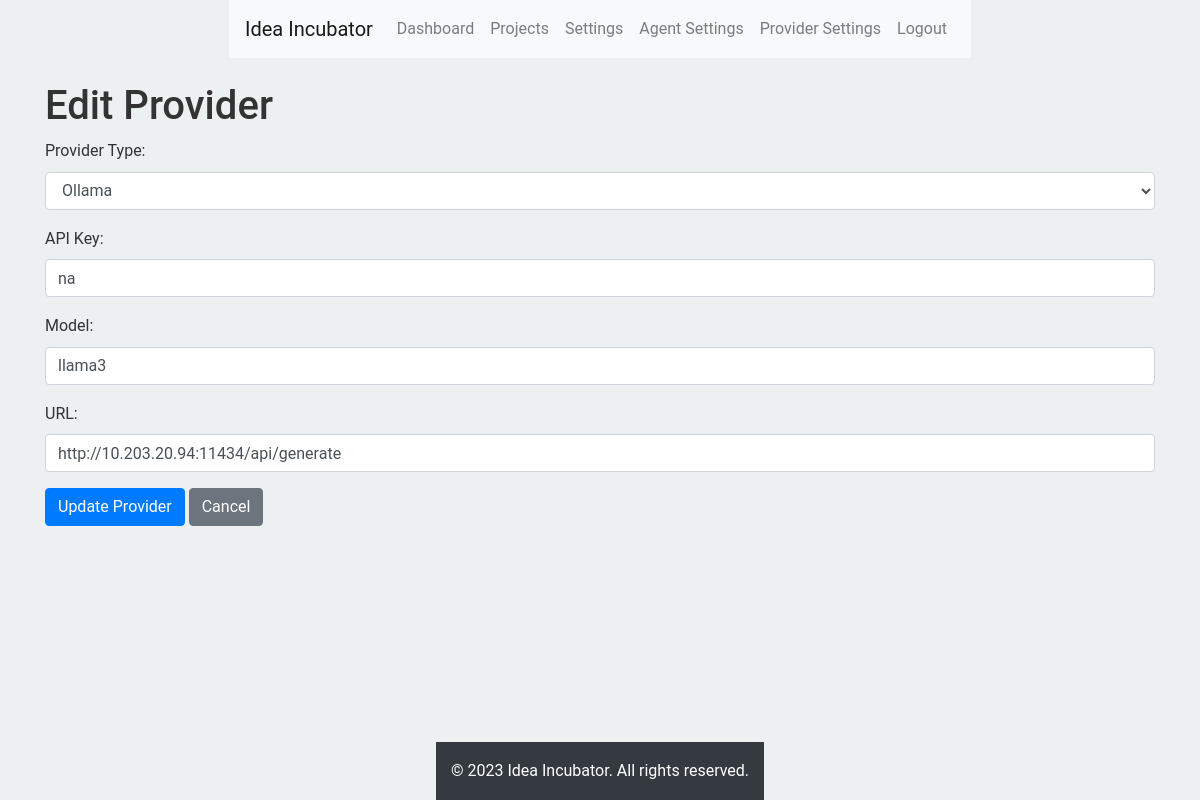
Screenshot of /edit_provider/1 (signed in) with the database file from the repository.
### models/models.py (models this page shows, shortened)
class Provider(db.Model):
    id = db.Column(db.Integer, primary_key=True)
    user_id = db.Column(db.Integer, db.ForeignKey('user.id'), nullable=False)
    provider_type = db.Column(db.String(20), nullable=False)
    api_key = db.Column(db.String(120), nullable=False)
    model = db.Column(db.String(50), nullable=False)
    url = db.Column(db.String(200), nullable=True)

### routes/providers.py (the view, shortened to what this page needs)
@routes.route("/edit_provider/<int:provider_id>", methods=["GET", "POST"])
@login_required
def edit_provider(provider_id):
    provider = Provider.query.get_or_404(provider_id)
    if provider.user_id != current_user.id:
        flash('You do not have permission to edit this provider.', 'error')
        return redirect(url_for('routes.provider_settings'))
    return render_template("edit_provider.html", provider=provider)

### routes/__init__.py (called while the page is built)
def init_app(app):
    login_manager = LoginManager()
    login_manager.init_app(app)
    login_manager.login_view = 'routes.index'
    @login_manager.user_loader
    def load_user(user_id):
        from models import User
        return User.query.get(int(user_id))
    app.register_blueprint(routes)

### templates/edit_provider.html (shortened to what this page needs)
{% extends "base.html" %}
{% block content %}
<h1>Edit Provider</h1>
<form method="POST">
    <div class="form-group">
        <label for="provider_type">Provider Type:</label>
        <select class="form-control" id="provider_type" name="provider_type" required>
            <option value="ollama" {{ 'selected' if provider.provider_type|default('') == 'ollama' else '' | safe }}>Ollama</option>
        </select>
    </div>
    <div class="form-group">
        <label for="api_key">API Key:</label>
        <input type="text" class="form-control" id="api_key" name="api_key" value="{{ provider.api_key }}" required>
    </div>
    <div class="form-group">
        <label for="model">Model:</label>
        <input type="text" class="form-control" id="model" name="model" value="{{ provider.model }}" required>
    </div>
    <div class="form-group" id="url_group" {% if provider.provider_type != 'ollama' %}style="display: none;"{% endif %}>
        <label for="url">URL:</label>
        <input type="url" class="form-control" id="url" name="url" value="{{ provider.url }}">
    </div>
    <button type="submit" class="btn btn-primary">Update Provider</button>
    <a href="{{ url_for('routes.provider_settings') }}" class="btn btn-secondary">Cancel</a>
</form>
{% endblock %}

### static/css/chat_interface.css (style rules this page uses)
:root { --primary-color: #4a90e2; --secondary-color: #2c3e50; --accent-color: #f39c12; --text-color: #333; --bg-color: #ecf0f1; --chat-bg: #fff; --user-bubble: #dcf8c6; --other-bubble: #f2f2f2; --side-window-bg: #f9f9f9; --tab-active-bg: #fff; --tab-inactive-bg: #e0e0e0; --button-bg: #3498db; --button-hover-bg: #2980b9; }
body { font-family: 'Roboto', Arial, sans-serif; line-height: 1.6; color: var(--text-color); margin: 0; padding: 0; background-color: var(--bg-color); display: flex; justify-content: center; align-items: center; min-height: 100vh; }

### static/css/style.css (style rules this page uses)
:root { --primary-color: #4a90e2; --secondary-color: #2c3e50; --accent-color: #f39c12; --text-color: #333; --bg-color: #ecf0f1; --chat-bg: #fff; --user-bubble: #dcf8c6; --other-bubble: #f2f2f2; --side-window-bg: #f9f9f9; --tab-active-bg: #fff; --tab-inactive-bg: #e0e0e0; --button-bg: #3498db; --button-hover-bg: #2980b9; }
body { font-family: 'Roboto', Arial, sans-serif; line-height: 1.6; color: var(--text-color); margin: 0; padding: 0; background-color: var(--bg-color); display: flex; justify-content: center; align-items: center; min-height: 100vh; }

### rows the page displays
Provider: api_key "na", model "llama3", url "http://10.203.20.94:11434/api/generate"
